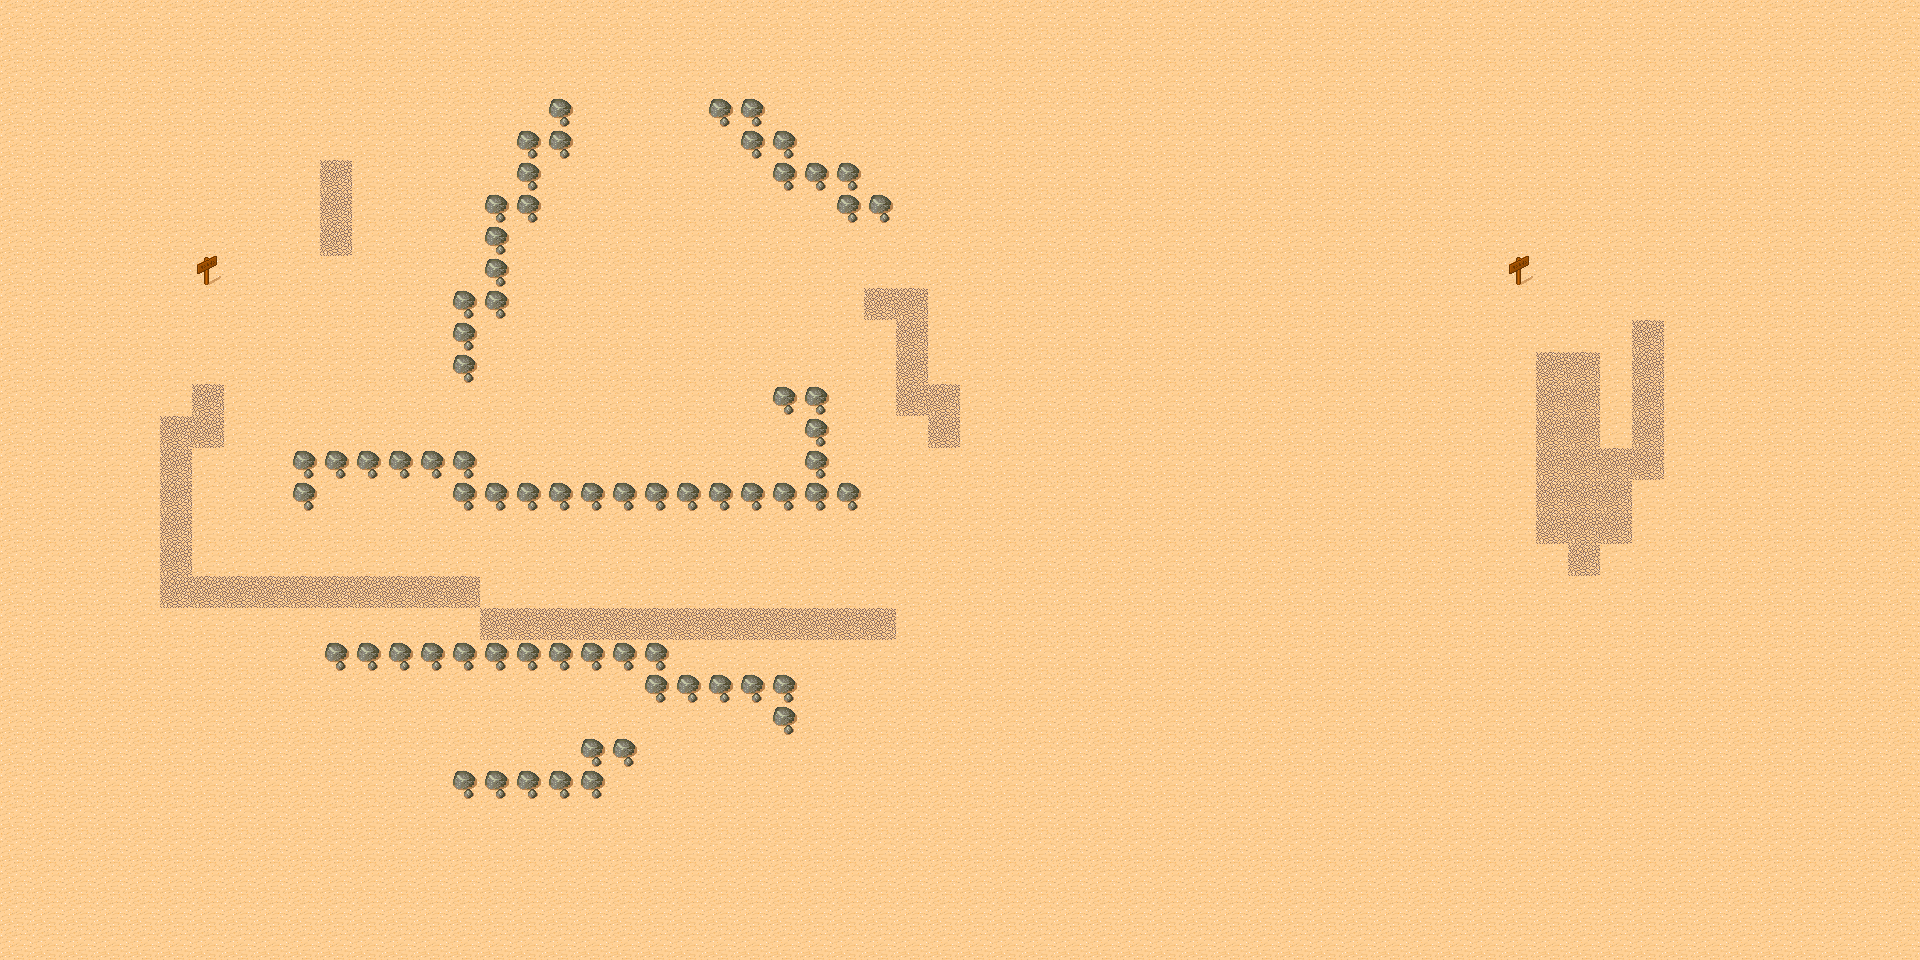

A level layout from a 2D game, rendered from its tile map. Below: a short description, then the map file with tile-grid data replaced by summaries:
An orthogonal 60x30 tile map with 32x32 px tiles, 1 tile layer (ground).

<map version="1.0" orientation="orthogonal" renderorder="right-down" width="60" height="30" tilewidth="32" tileheight="32">
 <tileset firstgid="1" name="tmw_desert_spacing" tilewidth="32" tileheight="32" spacing="1" margin="1">
  <image source="TileGameResources/tmw_desert_spacing.png" width="265" height="199" />
  <tile id="14">
   <properties>
    <property name="type" value="sand" />
   </properties>
  </tile>
  <tile id="29">
   <properties>
    <property name="type" value="ground" />
   </properties>
  </tile>
  <tile id="31">
   <properties>
    <property name="type" value="stone" />
   </properties>
  </tile>
  <tile id="45">
   <properties>
    <property name="type" value="sign" />
   </properties>
  </tile>
 </tileset>
 <layer name="ground" width="60" height="30">
  <data>[1800 cells, 1800 non-empty, 4 distinct tile ids]</data>
 </layer>
</map>
